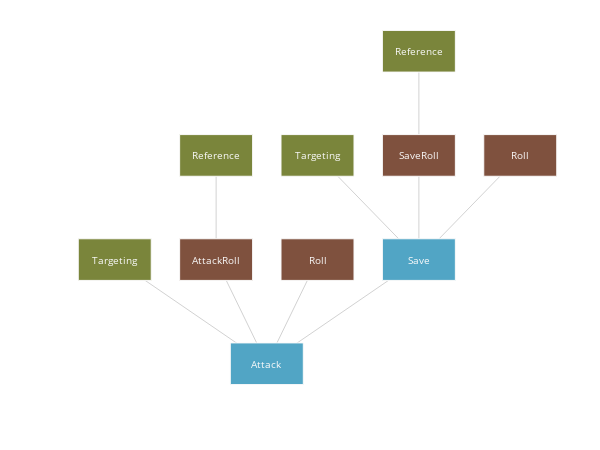

Notebook cell for this chart:
### Code cell
from dndast.nodes import *
from dndast.plotter import plot_tree_diagram
import plotly.graph_objects as go

tree = AttackNode(
    targeting = TargetingNode(**{
        'range': '5 feet',
        'area': None,
        'max_targets': 2,
        'min_targets': 0,
    }),
    attack_roll=AttackRollNode(**{
        'critical_hit_range': [19,20],
        'critical_miss_range': [1],
        'attack_bonus': 4,
        'armor_class': ReferenceNode('target.AC'),
    }),
    results={
        'critical miss': 0,
        'miss': 0,
        'hit': RollNode('1d4'),
        'critical hit': SaveNode(**{
            'targeting': TargetingNode(**{
                'range': '5 feet',
                'area': None,
                'max_targets': 2,
                'min_targets': 0,
            }),
            'save_roll': SaveRollNode(**{
                'save_dc': 12,
                'save_bonus': ReferenceNode('target.dexterity_save_bonus'),
            }),
            'results': {
                'failure': RollNode('1d6'),
                'success': 0.5,
            },
        }),
    },
)

fig = go.Figure(
    layout=go.Layout(
        template='plotly_white',
        margin=dict(l=60, r=25, b=55, t=20, pad=4),
        showlegend=False,
        xaxis=dict(showline=False, zeroline=False, showgrid=False, showticklabels=False, ticks="", minor_ticks=""),
        yaxis=dict(showline=False, zeroline=False, showgrid=False, showticklabels=False, ticks="", minor_ticks=""),
        hovermode='closest',
    ),
)

fig = plot_tree_diagram(tree, fig=fig)

# show figure
fig.update_layout(width=600, height=450)
fig.show()

### Figure 1 — Plotly figure (JSON) as saved in the notebook; plotly's stock layout.template omitted (floating-point values rounded to 4 significant figures)
{"data": [{"hoverinfo": "none", "line": {"color": "rgb(210,210,210)", "width": 1}, "mode": "lines", "type": "scatter", "x": [0, -1.5, null, 0, -0.5, null, 0, 0.5, null, 0, 1.5, null, -0.5, -0.5, null, 1.5, 0.5, null, 1.5, 1.5, null, 1.5, 2.5, null, 1.5, 1.5, null], "y": [0, 1, null, 0, 1, null, 0, 1, null, 0, 1, null, 1, 2, null, 1, 2, null, 1, 2, null, 1, 2, null, 2, 3, null]}, {"hoverinfo": "text", "marker": {"color": "rgba( 81, 165, 197, 1.0)"}, "mode": "markers", "opacity": 0, "text": ["<b>Attack</b><br>targeting: TargetingNode<br>attack_roll: AttackRollNode<br>results:<br>    critical miss: 0<br>    miss: 0<br>    hit: RollNode<br>    critical hit: SaveNode"], "type": "scatter", "x": [0], "y": [0]}, {"hoverinfo": "text", "marker": {"color": "rgba(122, 133,  59, 1.0)"}, "mode": "markers", "opacity": 0, "text": ["<b>Targeting</b><br>range: 5 feet<br>area: None<br>max_targets: 2<br>min_targets: 0"], "type": "scatter", "x": [-1.5], "y": [1]}, {"hoverinfo": "text", "marker": {"color": "rgba(127,  81,  62, 1.0)"}, "mode": "markers", "opacity": 0, "text": ["<b>AttackRoll</b><br>critical_hit_range: [19, 20]<br>critical_miss_range: [1]<br>attack_bonus: 4<br>armor_class: ReferenceNode"], "type": "scatter", "x": [-0.5], "y": [1]}, {"hoverinfo": "text", "marker": {"color": "rgba(122, 133,  59, 1.0)"}, "mode": "markers", "opacity": 0, "text": ["<b>Reference</b><br>value: target.AC"], "type": "scatter", "x": [-0.5], "y": [2]}, {"hoverinfo": "text", "marker": {"color": "rgba(127,  81,  62, 1.0)"}, "mode": "markers", "opacity": 0, "text": ["<b>Roll</b><br>value: 1d4"], "type": "scatter", "x": [0.5], "y": [1]}, {"hoverinfo": "text", "marker": {"color": "rgba( 81, 165, 197, 1.0)"}, "mode": "markers", "opacity": 0, "text": ["<b>Save</b><br>targeting: TargetingNode<br>save_roll: SaveRollNode<br>results:<br>    failure: RollNode<br>    success: 0.5"], "type": "scatter", "x": [1.5], "y": [1]}, {"hoverinfo": "text", "marker": {"color": "rgba(122, 133,  59, 1.0)"}, "mode": "markers", "opacity": 0, "text": ["<b>Targeting</b><br>range: 5 feet<br>area: None<br>max_targets: 2<br>min_targets: 0"], "type": "scatter", "x": [0.5], "y": [2]}, {"hoverinfo": "text", "marker": {"color": "rgba(127,  81,  62, 1.0)"}, "mode": "markers", "opacity": 0, "text": ["<b>SaveRoll</b><br>save_dc: 12<br>save_bonus: ReferenceNode"], "type": "scatter", "x": [1.5], "y": [2]}, {"hoverinfo": "text", "marker": {"color": "rgba(122, 133,  59, 1.0)"}, "mode": "markers", "opacity": 0, "text": ["<b>Reference</b><br>value: target.dexterity_save_bonus"], "type": "scatter", "x": [1.5], "y": [3]}, {"hoverinfo": "text", "marker": {"color": "rgba(127,  81,  62, 1.0)"}, "mode": "markers", "opacity": 0, "text": ["<b>Roll</b><br>value: 1d6"], "type": "scatter", "x": [2.5], "y": [2]}], "layout": {"annotations": [{"font": {"color": "rgba(250,250,250,1)", "size": 10}, "showarrow": false, "text": "Attack", "x": 0, "xref": "x", "y": 0, "yref": "y"}, {"font": {"color": "rgba(250,250,250,1)", "size": 10}, "showarrow": false, "text": "Targeting", "x": -1.5, "xref": "x", "y": 1, "yref": "y"}, {"font": {"color": "rgba(250,250,250,1)", "size": 10}, "showarrow": false, "text": "AttackRoll", "x": -0.5, "xref": "x", "y": 1, "yref": "y"}, {"font": {"color": "rgba(250,250,250,1)", "size": 10}, "showarrow": false, "text": "Reference", "x": -0.5, "xref": "x", "y": 2, "yref": "y"}, {"font": {"color": "rgba(250,250,250,1)", "size": 10}, "showarrow": false, "text": "Roll", "x": 0.5, "xref": "x", "y": 1, "yref": "y"}, {"font": {"color": "rgba(250,250,250,1)", "size": 10}, "showarrow": false, "text": "Save", "x": 1.5, "xref": "x", "y": 1, "yref": "y"}, {"font": {"color": "rgba(250,250,250,1)", "size": 10}, "showarrow": false, "text": "Targeting", "x": 0.5, "xref": "x", "y": 2, "yref": "y"}, {"font": {"color": "rgba(250,250,250,1)", "size": 10}, "showarrow": false, "text": "SaveRoll", "x": 1.5, "xref": "x", "y": 2, "yref": "y"}, {"font": {"color": "rgba(250,250,250,1)", "size": 10}, "showarrow": false, "text": "Reference", "x": 1.5, "xref": "x", "y": 3, "yref": "y"}, {"font": {"color": "rgba(250,250,250,1)", "size": 10}, "showarrow": false, "text": "Roll", "x": 2.5, "xref": "x", "y": 2, "yref": "y"}], "height": 450, "hovermode": "closest", "margin": {"b": 55, "l": 60, "pad": 4, "r": 25, "t": 20}, "shapes": [{"fillcolor": "rgba( 81, 165, 197, 1.0)", "line": {"color": "rgba(250,250,250,1)", "width": 1}, "opacity": 1, "type": "rect", "x0": -0.36, "x1": 0.36, "y0": -0.2, "y1": 0.2}, {"fillcolor": "rgba(122, 133,  59, 1.0)", "line": {"color": "rgba(250,250,250,1)", "width": 1}, "opacity": 1, "type": "rect", "x0": -1.86, "x1": -1.14, "y0": 0.8, "y1": 1.2}, {"fillcolor": "rgba(127,  81,  62, 1.0)", "line": {"color": "rgba(250,250,250,1)", "width": 1}, "opacity": 1, "type": "rect", "x0": -0.86, "x1": -0.14, "y0": 0.8, "y1": 1.2}, {"fillcolor": "rgba(122, 133,  59, 1.0)", "line": {"color": "rgba(250,250,250,1)", "width": 1}, "opacity": 1, "type": "rect", "x0": -0.86, "x1": -0.14, "y0": 1.8, "y1": 2.2}, {"fillcolor": "rgba(127,  81,  62, 1.0)", "line": {"color": "rgba(250,250,250,1)", "width": 1}, "opacity": 1, "type": "rect", "x0": 0.14, "x1": 0.86, "y0": 0.8, "y1": 1.2}, {"fillcolor": "rgba( 81, 165, 197, 1.0)", "line": {"color": "rgba(250,250,250,1)", "width": 1}, "opacity": 1, "type": "rect", "x0": 1.14, "x1": 1.86, "y0": 0.8, "y1": 1.2}, {"fillcolor": "rgba(122, 133,  59, 1.0)", "line": {"color": "rgba(250,250,250,1)", "width": 1}, "opacity": 1, "type": "rect", "x0": 0.14, "x1": 0.86, "y0": 1.8, "y1": 2.2}, {"fillcolor": "rgba(127,  81,  62, 1.0)", "line": {"color": "rgba(250,250,250,1)", "width": 1}, "opacity": 1, "type": "rect", "x0": 1.14, "x1": 1.86, "y0": 1.8, "y1": 2.2}, {"fillcolor": "rgba(122, 133,  59, 1.0)", "line": {"color": "rgba(250,250,250,1)", "width": 1}, "opacity": 1, "type": "rect", "x0": 1.14, "x1": 1.86, "y0": 2.8, "y1": 3.2}, {"fillcolor": "rgba(127,  81,  62, 1.0)", "line": {"color": "rgba(250,250,250,1)", "width": 1}, "opacity": 1, "type": "rect", "x0": 2.14, "x1": 2.86, "y0": 1.8, "y1": 2.2}], "showlegend": false, "width": 600, "xaxis": {"minor": {"ticks": ""}, "range": [-2.04, 3.04], "showgrid": false, "showline": false, "showticklabels": false, "ticks": "", "zeroline": false}, "yaxis": {"minor": {"ticks": ""}, "range": [-0.3, 3.3], "showgrid": false, "showline": false, "showticklabels": false, "ticks": "", "zeroline": false}}}
